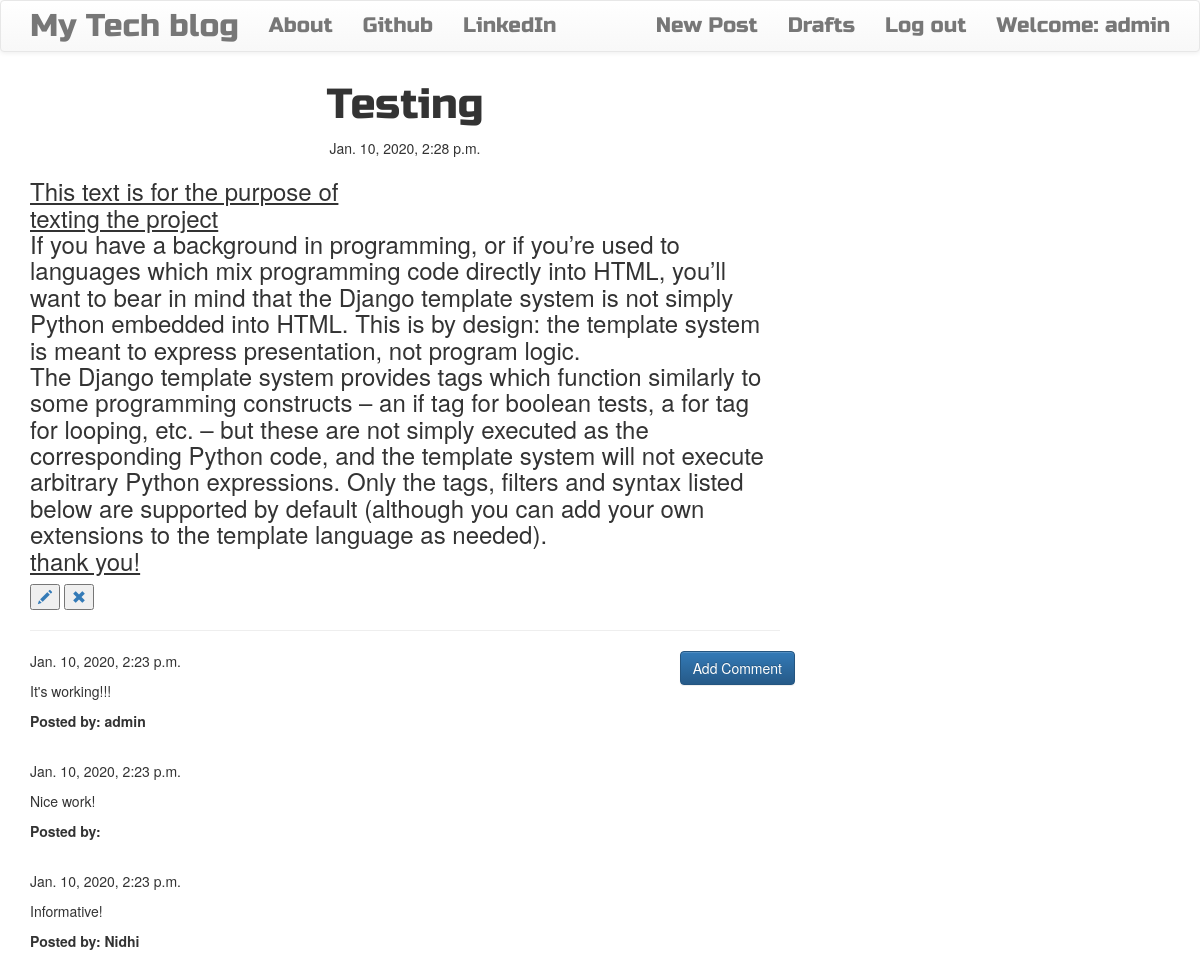
The app's page /post/1 (signed in) with its own data.
### blog/models.py (models this page shows, shortened)
class Post(models.Model):
    author = models.ForeignKey('auth.User', on_delete=models.CASCADE) #Since we expect only one User to make the changes and in case of multiusers there will be no 'auth.User'
    title = models.CharField(max_length=256)
    text = models.TextField()
    created_date = models.DateTimeField(default=timezone.now())
    published_date = models.DateTimeField(blank=True, null=True)

class Comment(models.Model):
    post = models.ForeignKey('blog.Post', related_name='comments', on_delete=models.CASCADE) #this will connect all comments to their actual post
    author = models.CharField(max_length=200)
    text = models.TextField()
    created_date = models.DateTimeField(default=timezone.now())
    approved_comment = models.BooleanField(default=False)

### blog/views.py (the view)
# urls.py: re_path(r'^post/(?P<pk>\d+)$', views.PostDetailView.as_view(), name='post_detail'),
class PostDetailView(DetailView):
    login_url = '/login/'
    redirect_field_name = 'blog/post_detail.html'
    form_class = PostForm
    model = Post

### blog/templates/blog/post_detail.html (shortened to what this page needs)
{% extends 'blog/base.html' %}
{% block content %}
<h1 class="posttitle loader">{{post.title}}</h1>
{% if post.published_date %}
  <div class="date postdate">
    <p>{{post.published_date}}</p>
  </div>
{% else %}
  <a class="btn btn-default" href="{% url 'post_publish' pk=post.pk %}">Publish</a>
{% endif %}
<p class="postcontent">{{ post.text|safe|linebreaksbr }}</p>
{% if user.is_authenticated %}
  <button type="button" title='Edit'><a href="{% url 'post_edit' pk=post.pk %}">
    <span class="glyphicon glyphicon-pencil"></span>
  </a></button>
  <button type="button" title='Delete'><a href="{% url 'post_remove' pk=post.pk %}">
    <span class="glyphicon glyphicon-remove"></span>
  </a></button>
{% endif %}
<hr>
<a class="btn btn-primary btn-comment" href="{% url 'add_comment_to_post' pk=post.pk %}">Add Comment</a>
{% for comment in post.comments.all %}
  {% if user.is_authenticated or comment.approved_comment %}
    {{ comment.created_date }}
    <p>{{comment.text|safe|linebreaks}}</p>
    <p><strong>Posted by: {{comment.author}}</strong></p>
    <br>
  {% endif %}
  {% empty %}
    <p>No Comments!</p>
{% endfor %}
{% endblock %}

### blog/templates/blog/base.html (shortened to what this page needs)
<!DOCTYPE html>
{% load staticfiles %}
<html>
    <head>
        <link rel="stylesheet" href="https://maxcdn.bootstrapcdn.com/bootstrap/3.3.7/css/bootstrap.min.css">
        <link rel="stylesheet" href="https://maxcdn.bootstrapcdn.com/bootstrap/3.3.7/css/bootstrap-theme.min.css">
        <link rel="stylesheet" href="//cdn.jsdelivr.net/medium-editor/latest/css/medium-editor.min.css" type="text/css" media="screen" charset="utf-8">
        <link rel="stylesheet" href="{% static 'css/blog.css' %}">
<body class='loader'>
  <nav class="navbar navbar-default techfont custom-navbar">
    <div class="container">
      <ul class="nav navbar-nav">
        <li><a class='navbar-brand bigbrand' href="{% url 'post_list' %}">My Tech blog</a></li>
        <li><a href="{% url 'about' %}">About</a></li>
        <li><a href="https://www.github.com">Github</a></li>
        <li><a href="https://www.linkedin.com">LinkedIn</a></li>
      </ul>
      <ul class="nav navbar-nav navbar-right">
        {% if user.is_authenticated %}
        <li>
          <a href="{% url 'post_new' %}" >New Post</a>
        </li>
        <li>
          <a href="{% url 'post_draft_list' %}">Drafts</a>
        </li>
        <li>
          <a href="{% url 'logout' %}" >Log out</a>
        </li>
        <li>
          <a >Welcome: {{ user.username }}</a>
        </li>
          {% else %}
          <li><a class='nav navbar-right' href="{% url 'login' %}" ><span class="glyphicon glyphicon-user"></span></a></li>
        {% endif %}
      </ul>
  </div>
</nav>
        <div class="content container">
            <div class="row">
                <div class="col-md-8">
                  <div class="blog_posts">
                    {% block content %}
                    {% endblock %}
                  </div>
                </div>
            </div>
        </div>
</body>
</html>

### blog/static/css/blog.css (style rules this page uses)
.techfont { font-family: 'Russo One', sans-serif; font-size: 1.5em; margin-bottom: 10px; }
.postdate { text-align: center; }
.posttitle { font-family: 'Russo One', sans-serif; font-size: 3em; text-align: center; }
.postcontent { font-family: 'Montserrat'; font-size: 1.5em; }
.btn-comment { position: absolute; right: 0px; }
.bigbrand { font-size: 1.5em; }
.loader { filter:hue-rotate(0deg); color: linear-gradient(45deg,#0f8,#08f); animation:hue 5000ms infinite linear; }

### records on screen
Post: title "Testing", published_date "Jan. 10, 2020, 2:28 p.m.", text "This text is for the purpose of texting the project If you have a background in programming, or if you’re used to languages which mix programming code directly into HTML, you’ll want to bear in mind that the Django template system is not simply Python embedded into HTML. This is by design: the template system is meant to express presentation, not program logic. The Django template system provides tags which function similarly to some programming constructs – an if tag for boolean tests, a for tag for looping, etc. – but these are not simply executed as the corresponding Python code, and the template system will not execute arbitrary Python expressions. Only the tags, filters and syntax…"
Comment: created_date "Jan. 10, 2020, 2:23 p.m.", text "It's working!!!", author "admin"
Comment: created_date "Jan. 10, 2020, 2:23 p.m.", text "Nice work!"
Comment: created_date "Jan. 10, 2020, 2:23 p.m.", text "Informative!", author "Nidhi"

### other values on screen
{{ user.username }} "admin"
